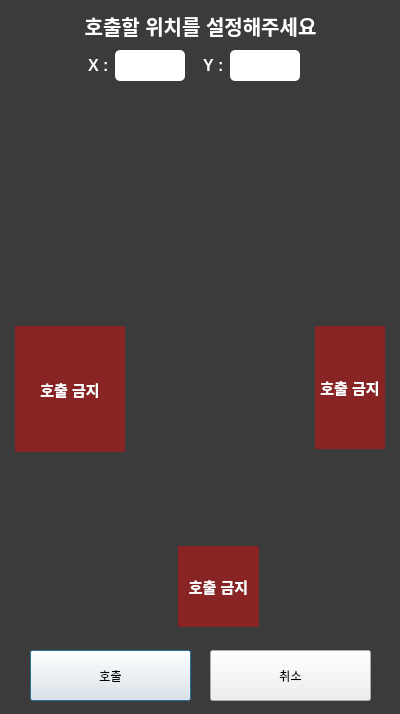
<?xml version="1.0" encoding="UTF-8"?>
<ui version="4.0">
 <class>Dialog</class>
 <widget class="QDialog" name="Dialog">
  <property name="geometry">
   <rect>
    <x>0</x>
    <y>0</y>
    <width>400</width>
    <height>714</height>
   </rect>
  </property>
  <property name="windowTitle">
   <string>Dialog</string>
  </property>
  <widget class="QLabel" name="background">
   <property name="geometry">
    <rect>
     <x>0</x>
     <y>0</y>
     <width>401</width>
     <height>721</height>
    </rect>
   </property>
   <property name="styleSheet">
    <string notr="true">background-color: rgb(59, 59, 59);</string>
   </property>
   <property name="text">
    <string/>
   </property>
  </widget>
  <widget class="QWidget" name="map_widget" native="true">
   <property name="geometry">
    <rect>
     <x>10</x>
     <y>10</y>
     <width>381</width>
     <height>631</height>
    </rect>
   </property>
   <widget class="QLabel" name="map">
    <property name="geometry">
     <rect>
      <x>0</x>
      <y>80</y>
      <width>381</width>
      <height>541</height>
     </rect>
    </property>
    <property name="text">
     <string/>
    </property>
    <property name="pixmap">
     <pixmap>../Images/map.jpg</pixmap>
    </property>
    <property name="scaledContents">
     <bool>true</bool>
    </property>
   </widget>
   <widget class="QLabel" name="label_2">
    <property name="geometry">
     <rect>
      <x>10</x>
      <y>-10</y>
      <width>361</width>
      <height>51</height>
     </rect>
    </property>
    <property name="styleSheet">
     <string notr="true">font: bold 20px;
color: white;</string>
    </property>
    <property name="text">
     <string>호출할 위치를 설정해주세요</string>
    </property>
    <property name="alignment">
     <set>Qt::AlignCenter</set>
    </property>
   </widget>
   <widget class="QLabel" name="pos_x">
    <property name="geometry">
     <rect>
      <x>105</x>
      <y>40</y>
      <width>70</width>
      <height>31</height>
     </rect>
    </property>
    <property name="styleSheet">
     <string notr="true">background-color: white; border-radius: 5px; font: bold 15px;</string>
    </property>
    <property name="text">
     <string/>
    </property>
    <property name="alignment">
     <set>Qt::AlignCenter</set>
    </property>
   </widget>
   <widget class="QLabel" name="pos_y">
    <property name="geometry">
     <rect>
      <x>220</x>
      <y>40</y>
      <width>70</width>
      <height>31</height>
     </rect>
    </property>
    <property name="styleSheet">
     <string notr="true">background-color: white; border-radius: 5px; font: bold 15px;</string>
    </property>
    <property name="text">
     <string/>
    </property>
    <property name="alignment">
     <set>Qt::AlignCenter</set>
    </property>
   </widget>
   <widget class="QLabel" name="pos_x_2">
    <property name="geometry">
     <rect>
      <x>75</x>
      <y>40</y>
      <width>31</width>
      <height>31</height>
     </rect>
    </property>
    <property name="styleSheet">
     <string notr="true">border-radius: 5px; font: bold 16px; color: white;</string>
    </property>
    <property name="text">
     <string>X : </string>
    </property>
    <property name="alignment">
     <set>Qt::AlignCenter</set>
    </property>
   </widget>
   <widget class="QLabel" name="pos_x_3">
    <property name="geometry">
     <rect>
      <x>190</x>
      <y>40</y>
      <width>31</width>
      <height>31</height>
     </rect>
    </property>
    <property name="styleSheet">
     <string notr="true">border-radius: 5px; font: bold 16px; color: white;</string>
    </property>
    <property name="text">
     <string>Y : </string>
    </property>
    <property name="alignment">
     <set>Qt::AlignCenter</set>
    </property>
   </widget>
   <widget class="QLabel" name="ban_area_1">
    <property name="geometry">
     <rect>
      <x>5</x>
      <y>316</y>
      <width>110</width>
      <height>126</height>
     </rect>
    </property>
    <property name="styleSheet">
     <string notr="true">background-color: rgba(255, 0, 0, 100);
color: white;
font: bold 15px;</string>
    </property>
    <property name="text">
     <string>호출 금지</string>
    </property>
    <property name="alignment">
     <set>Qt::AlignCenter</set>
    </property>
   </widget>
   <widget class="QLabel" name="ban_area_2">
    <property name="geometry">
     <rect>
      <x>305</x>
      <y>316</y>
      <width>70</width>
      <height>123</height>
     </rect>
    </property>
    <property name="styleSheet">
     <string notr="true">background-color: rgba(255, 0, 0, 100);
color: white;
font: bold 15px;</string>
    </property>
    <property name="text">
     <string>호출 금지</string>
    </property>
    <property name="alignment">
     <set>Qt::AlignCenter</set>
    </property>
   </widget>
   <widget class="QLabel" name="ban_area_3">
    <property name="geometry">
     <rect>
      <x>168</x>
      <y>536</y>
      <width>81</width>
      <height>81</height>
     </rect>
    </property>
    <property name="styleSheet">
     <string notr="true">background-color: rgba(255, 0, 0, 100);
color: white;
font: bold 15px;</string>
    </property>
    <property name="text">
     <string>호출 금지</string>
    </property>
    <property name="alignment">
     <set>Qt::AlignCenter</set>
    </property>
   </widget>
   <zorder>label_2</zorder>
   <zorder>pos_x</zorder>
   <zorder>pos_y</zorder>
   <zorder>pos_x_2</zorder>
   <zorder>pos_x_3</zorder>
   <zorder>map</zorder>
   <zorder>ban_area_1</zorder>
   <zorder>ban_area_2</zorder>
   <zorder>ban_area_3</zorder>
  </widget>
  <widget class="QPushButton" name="btn_call">
   <property name="geometry">
    <rect>
     <x>30</x>
     <y>650</y>
     <width>161</width>
     <height>51</height>
    </rect>
   </property>
   <property name="styleSheet">
    <string notr="true">font: bold 20px; border-radius: 10px; border: 1px solid ;
background-color: white;
button.setStyleSheet(
    QPushButton {
        border: 2px solid gray;
        border-radius: 5px;
    }
    QPushButton:hover {
        border: 2px solid blue;
    }
)
</string>
   </property>
   <property name="text">
    <string>호출</string>
   </property>
  </widget>
  <widget class="QPushButton" name="btn_cancel">
   <property name="geometry">
    <rect>
     <x>210</x>
     <y>650</y>
     <width>161</width>
     <height>51</height>
    </rect>
   </property>
   <property name="styleSheet">
    <string notr="true">font: bold 20px; border-radius: 10px; border: 1px solid ;
background-color: white;
button.setStyleSheet(
    QPushButton {
        border: 2px solid gray;
        border-radius: 5px;
    }
    QPushButton:hover {
        border: 2px solid blue;
    }
)
</string>
   </property>
   <property name="text">
    <string>취소</string>
   </property>
  </widget>
 </widget>
 <resources/>
 <connections/>
</ui>
